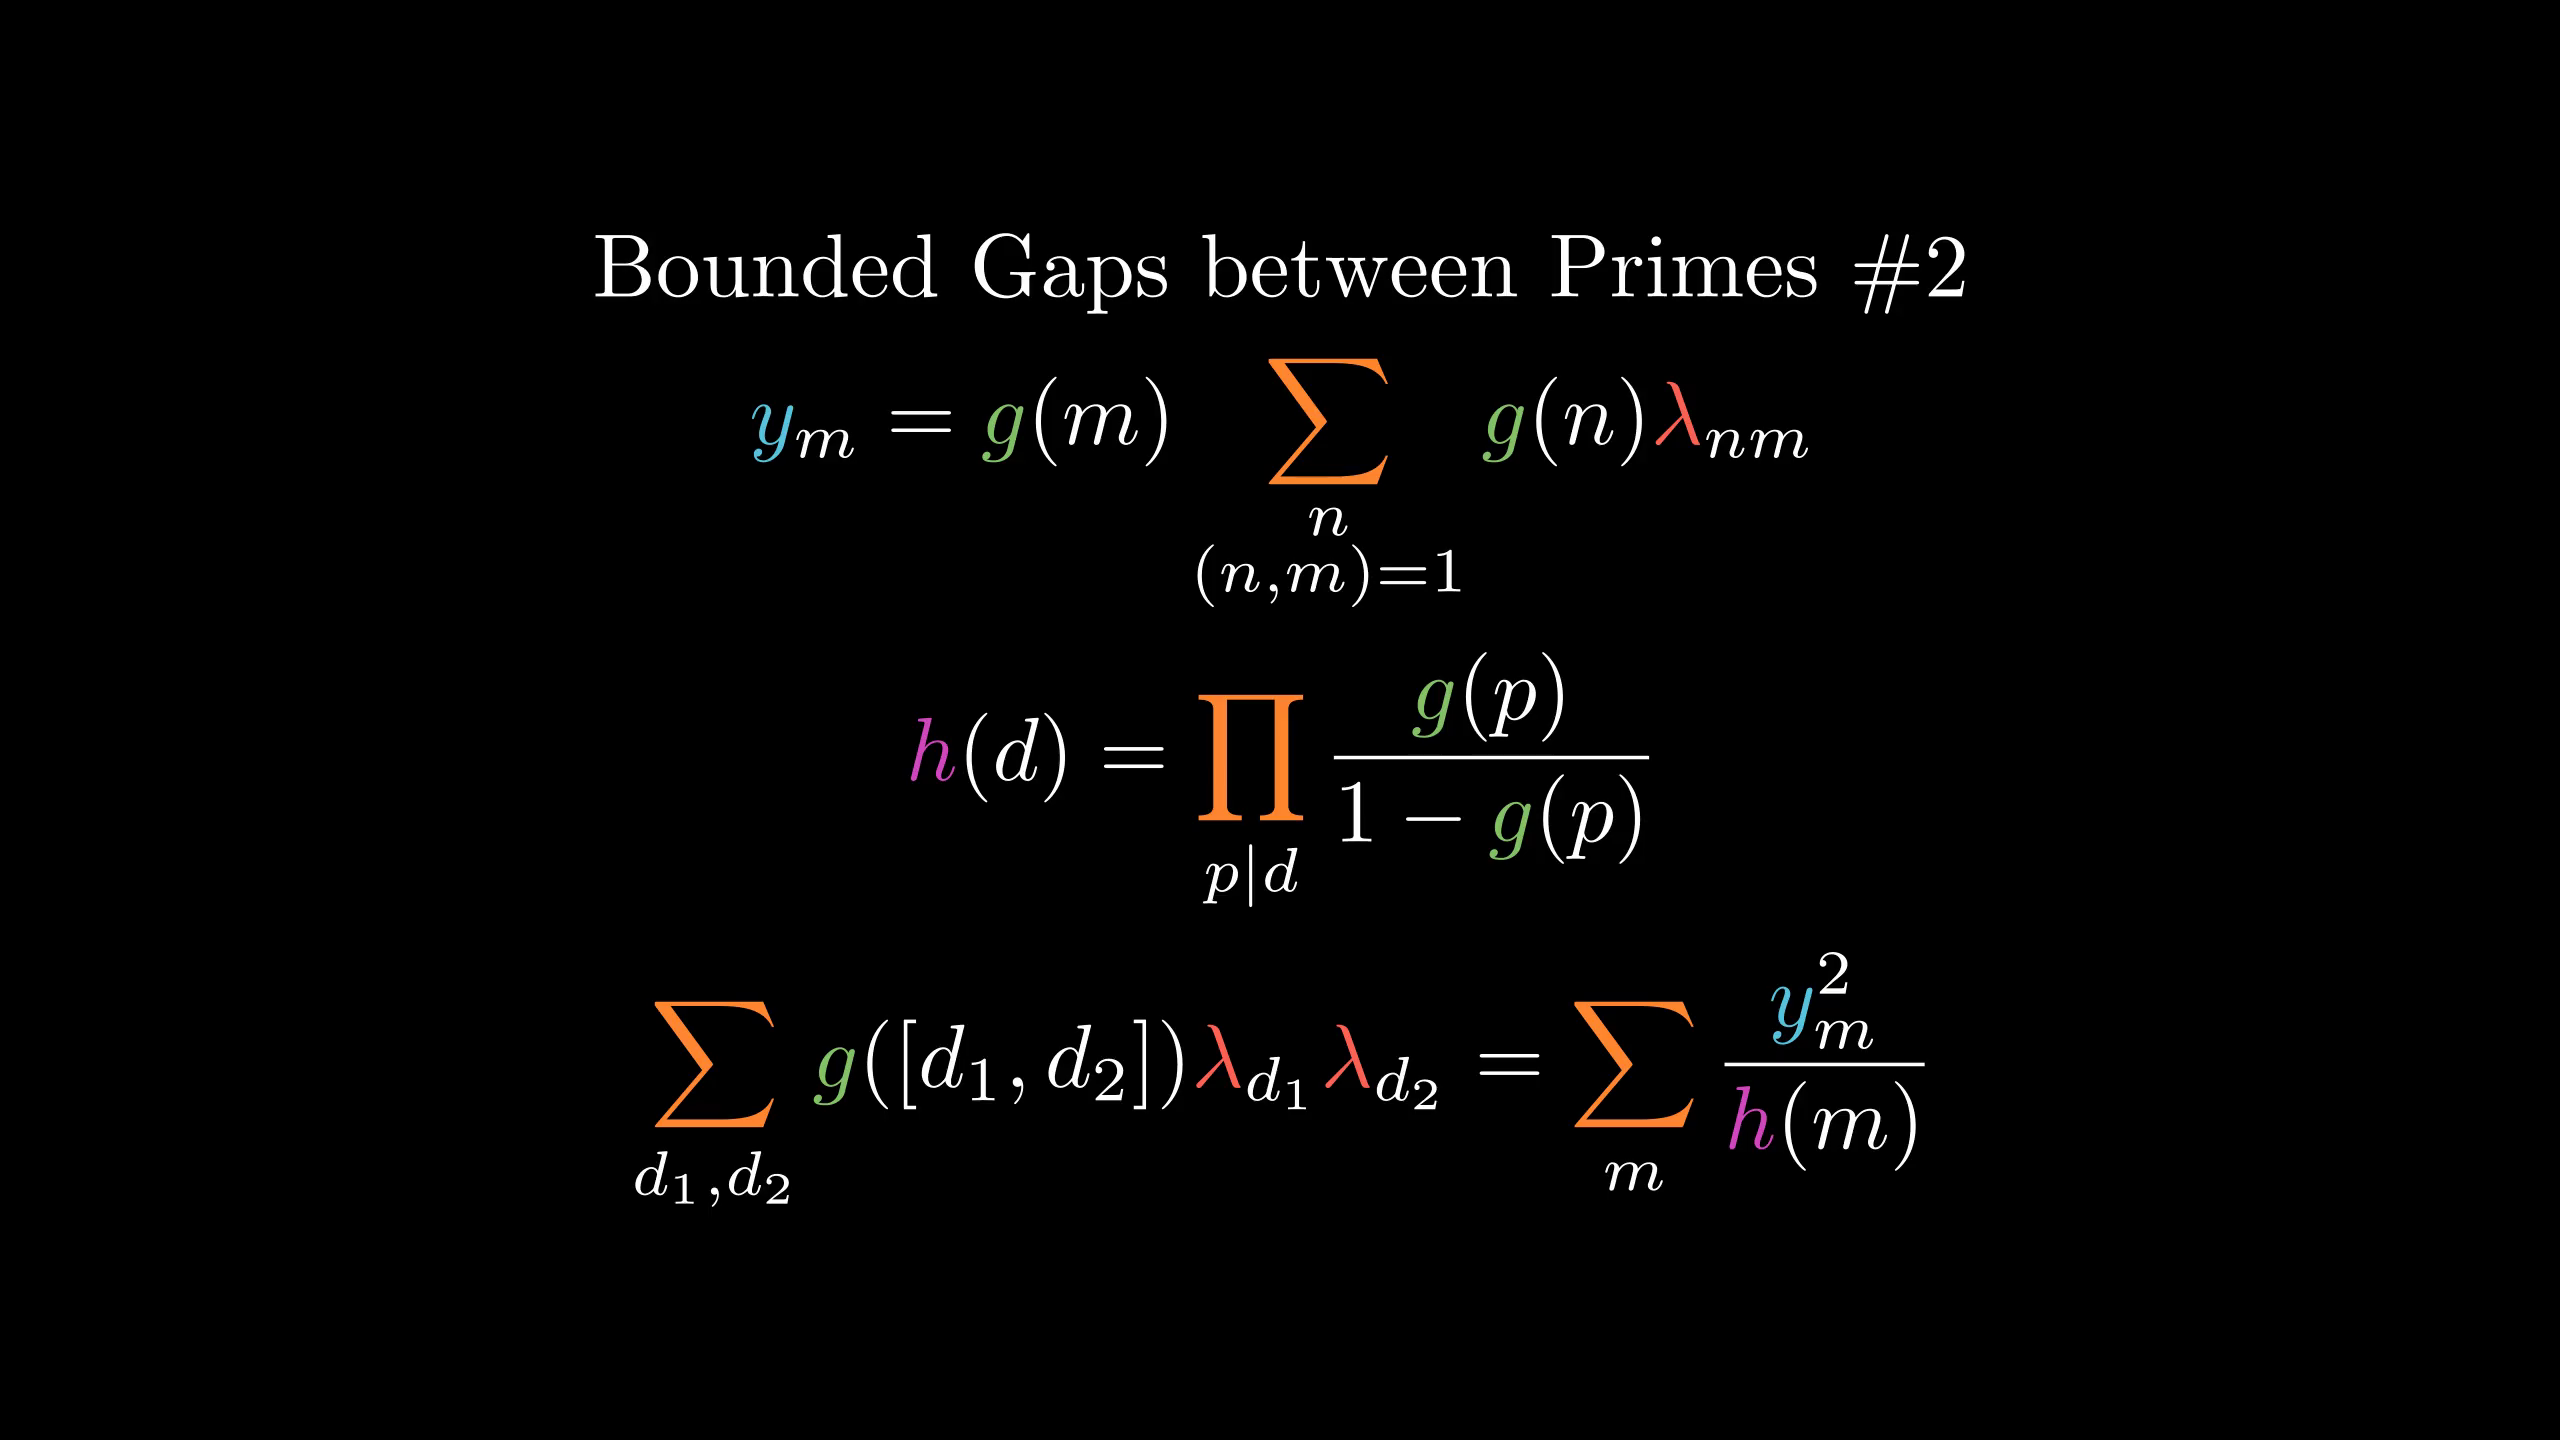

Write the Python code that produced this figure.
from manimlib.imports import *

class FooScene(Scene):
    def construct(self):
        cmap=tex_to_color_map={
                "y":BLUE,"g":GREEN,"h":PINK,
                r"\sum":ORANGE,r"\prod":ORANGE,
                r"\lambda":RED
        }
        tit=TextMobject("Bounded Gaps between Primes \#2")
        eqn=TexMobject(
                r"y_m=g(m)\sum_{\substack{n\\(n,m)=1}}g(n)\lambda_{nm}",
                tex_to_color_map=cmap)
        eqn2=TexMobject(r"h(d)=\prod_{p|d}{g(p)\over1-g(p)}",
                tex_to_color_map=cmap)
        eqn3=TexMobject(
                r"\sum_{d_1,d_2}g([d_1,d_2])\lambda_{d_1}\lambda_{d_2}" \
                r"=\sum_m{y_m^2\over h(m)}",
                tex_to_color_map=cmap)
        self.add(VGroup(tit,eqn,eqn2,eqn3).arrange(DOWN))
        self.wait()
